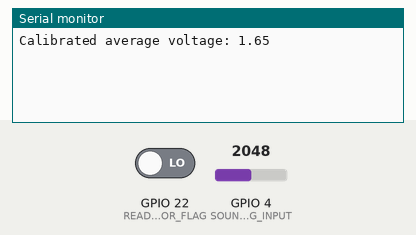
Bench run of a sketch on a simulated ESP32. On the bench: the last lines printed to the serial monitor. The test bench sets the inputs (shaded band); at power-on: GPIO 22 (READ_FROM_SOUND_SENSOR_FLAG) LOW, GPIO 4 (SOUND_SENSOR_ANALOG_INPUT) = 2048.

Above: at 3.3 s.
3.4 s: GPIO 22 (READ_FROM_SOUND_SENSOR_FLAG) driven HIGH
At 3.9 s:
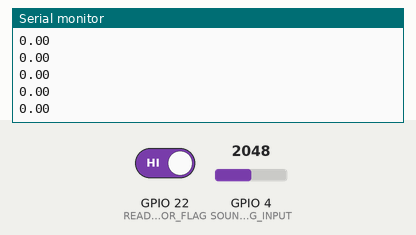
4.9 s: GPIO 22 (READ_FROM_SOUND_SENSOR_FLAG) driven LOW
At 7.5 s:
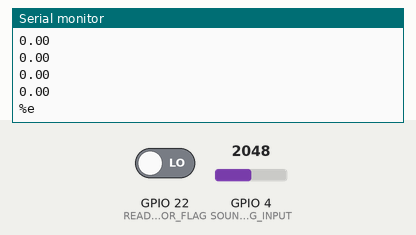

The sketch:

sound_detection_fourier_transform.ino
```cpp
#define READ_FROM_SOUND_SENSOR_FLAG 22
#define SOUND_SENSOR_ANALOG_INPUT 4

#define SAMPLE_TIME 250        // 250 microseconds sampling time

#define ADC_MAX_VALUE 4095.0
#define ADC_MAX_VOLT 3.3

#define TIMEOUT 2000

unsigned long current_time = 0, previous_time = 0, elasped_time;
unsigned long current_timeout_time = 0, previous_timeout_time = 0, elasped_timeout_time;
float calibrated_base_value = 0.0;
int is_first_data = 1;

float calibrate() {
  float average_voltage = 0.0;
  for (int i = 0; i < 1000; i++) {
    float analog_value = analogRead(SOUND_SENSOR_ANALOG_INPUT);
    float analog_equivalent_voltage = (ADC_MAX_VOLT / ADC_MAX_VALUE) * analog_value;

    average_voltage += analog_equivalent_voltage;
  }
  average_voltage /= 1000;
  Serial.print("Calibrated average voltage: ");
  Serial.println(average_voltage);

  return average_voltage;
}

void setup() {
  Serial.begin(115200);
  delay(2000);

  pinMode(READ_FROM_SOUND_SENSOR_FLAG, INPUT_PULLDOWN);

  calibrated_base_value = calibrate();
  previous_time = micros();
}

void loop() {
  current_time = micros();
  elasped_time = current_time - previous_time;

  if (digitalRead(READ_FROM_SOUND_SENSOR_FLAG)) {
    if (elasped_time > SAMPLE_TIME) {
      float analog_value = analogRead(SOUND_SENSOR_ANALOG_INPUT);
      float analog_equivalent_voltage = (ADC_MAX_VOLT / ADC_MAX_VALUE) * analog_value;

      if (is_first_data) {
        Serial.println("%");        // Delimeter character to signify first data is coming.
        is_first_data = 0;
        previous_timeout_time = millis();
      }

      float ac_signal = analog_equivalent_voltage - calibrated_base_value;
      Serial.println(ac_signal);

      previous_time = current_time;
      previous_timeout_time = millis();
    }
  }

  // Send a data end flag.
  if (!is_first_data) {
    current_timeout_time = millis();
    elasped_timeout_time = current_timeout_time - previous_timeout_time;
    if (elasped_timeout_time > TIMEOUT) {
      Serial.println("%e");
      elasped_timeout_time = 0;
      is_first_data = 1;
    }
  }
}
```

Measured:
- after the input at 3.4 s, the serial monitor: prints a new line at once (image 1)
- after the input at 4.9 s, the serial monitor: prints a new line after 2.0 s (image 2)
